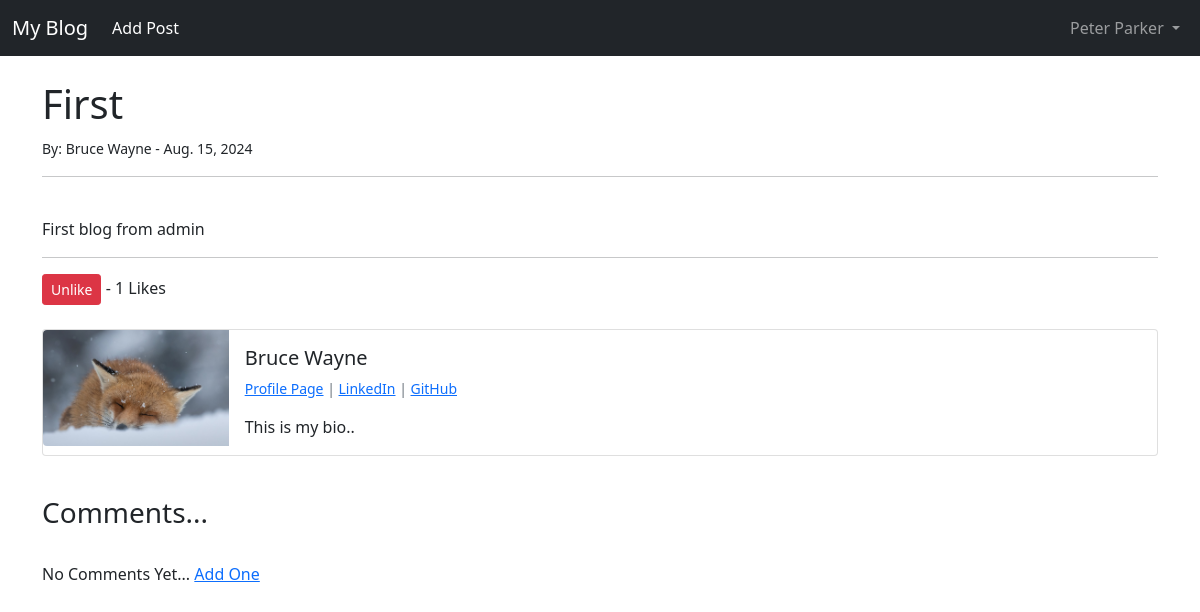
The page /article/1 (signed in) on the database its author committed.
### post/models.py (models this page shows, shortened)
class Post(models.Model):
    title = models.CharField(max_length=20)
    author = models.ForeignKey(User, on_delete = models.CASCADE)
    body = models.TextField()
    post_date = models.DateField(auto_now_add=True)
    header_image = models.ImageField(null = True, blank= True, upload_to="images/")
    likes = models.ManyToManyField(User, related_name='blog_post')
    snippet = models.TextField(max_length=255, blank=True)
    def total_likes(self):
        return self.likes.count()

class Profile(models.Model):
    user = models.OneToOneField(User, null=True, on_delete=models.CASCADE)
    bio = models.TextField()
    profile_pic = models.ImageField(null=True, blank= True, upload_to='images/profile')
    linkedin_url = models.CharField(max_length=255, null=True, blank=True)
    github_url = models.CharField(max_length=255, null=True, blank=True)

### post/views.py (the view)
# urls.py: path('article/<int:pk>', ArticleDetailView.as_view(), name = 'article_detail' ),
class ArticleDetailView(DetailView):
    model = Post
    template_name = 'article_detail.html'
    def get_context_data(self, *args, **kwargs):
        stuff = get_object_or_404(Post, id=self.kwargs['pk'])
        total_likes = stuff.total_likes()
        liked = False
        if stuff.likes.filter(id=self.request.user.id).exists():
            liked = True
        context = super().get_context_data(**kwargs)
        context["total_likes"] = total_likes
        context["liked"] = liked
        return context

### post/templates/article_detail.html (shortened to what this page needs)
{% extends "base.html" %}
{% load static %}
{% block content %}
<h1>{{post.title}}</h1>
<small>By:
    {{post.author.first_name}}
    {{post.author.last_name}} -
    {{post.post_date}}
</small>
<hr><br/>
{{post.body|safe}}
<br/>
<hr>
<form action="{% url 'like_post' post.pk %}" method='POST'>
    {% if user.is_authenticated %}
        {% if liked %}
            <button type='submit' name='post_id' value="{{post.id}}" class = "btn btn-danger btn-sm">Unlike</button>
        {% else %}
            <button type='submit' name='post_id' value="{{post.id}}" class = "btn btn-primary btn-sm">Like</button>
        {% endif %}
    {% else %}
        <small><a href="{% url 'login' %}">Login</a> to like</small>
    {% endif %}
    - {{ total_likes }} Likes
</form>
<br/>
<div class="card mb-3">
    <div class="row g-0">
      <div class="col-md-2">
        {% if post.author.profile.profile_pic %}
          <img src="{{ post.author.profile.profile_pic.url }}" class="img-fluid rounded-start">
        {% else %}
          <img src="{% static "Blog/images/profile.png" %}" class="img-fluid rounded-start">
        {% endif %}
      </div>
      <div class="col-md-10">
        <div class="card-body">
          <h5 class="card-title">{{ post.author.first_name }} {{ post.author.last_name }}</h5>
          <p class="small text-muted">
          {% if post.author.profile.id %}
            <a href="{% url 'show_profile_page' post.author.profile.id %}">Profile Page</a>
          {% else %}
          <a href="#"></a>
          {% endif %}
            {% if post.author.profile.linkedin_url %}
             | <a href="{{ post.author.profile.linkedin_url }}">LinkedIn</a>
            {% endif %}
            {% if post.author.profile.github_url %}
              | <a href="{{ post.author.profile.github_url }}">GitHub</a>
            {% endif %}
          </p>
          <p class="card-text">{{ post.author.profile.bio }}</p>
        </div>
      </div>
    </div>
</div>
<br/>
<h3> Comments... </h3>
<br/>
{% if not post.comments.all %}
  No Comments Yet... <a href="{% url 'add_comment' post.pk %}">Add One</a>
{% endif %}
<br/><br/>
{% endblock %}

### post/templates/nav.html (shortened to what this page needs)
<nav class="navbar navbar-expand-lg navbar-dark bg-dark">
    <div class="container-fluid">
      <a class="navbar-brand" href="{% url 'home' %}">My Blog</a>
      <div class="collapse navbar-collapse" id="navbarNav">
        <ul class="navbar-nav mr-auto">
          {% if user.is_authenticated %}
            <li class="nav-item">
              <a class="nav-link active" aria-current="page" href="{% url 'add_post' %}">Add Post</a>
            </li>
          {% endif %}
        </ul>
      </div>
      {% if user.is_authenticated %}
          <ul class="navbar-nav ml-auto">
            <li class="nav-item dropdown">
              <a class="nav-link dropdown-toggle" href="#" id="navbarDropdown" role="button" data-bs-toggle="dropdown" aria-expanded="false">
                {{user.first_name}}
                {{user.last_name}}
              </a>
          </li>
        </ul>
      {% endif %}
    </div>
  </nav>
  <br/>
  <div class="container">

### rows shown on the page
Post: title "First", author.first_name "Bruce", author.last_name "Wayne", post_date "Aug. 15, 2024", body "First blog from admin", author.profile.profile_pic (picture), author.profile.bio "This is my bio.."

### other values the page prints
{{ user.first_name }} "Peter"
{{ user.last_name }} "Parker"
{{ total_likes }} "1"
